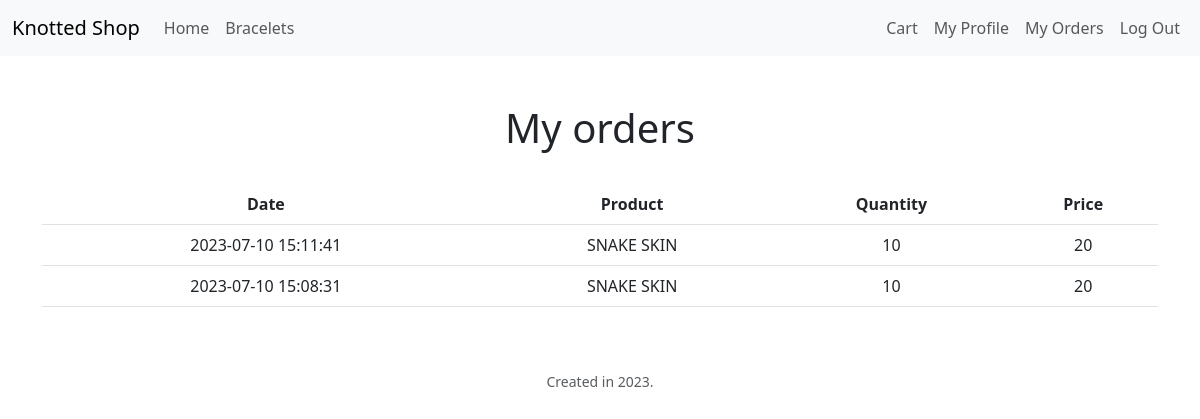
Screenshot of /order (signed in) with the database file from the repository.
### tables this page shows
CREATE TABLE order_item (
    id INTEGER PRIMARY KEY,
    order_id INTEGER,
    product_id INTEGER,
    quantity INTEGER,
    price DECIMAL,
    FOREIGN KEY (order_id) REFERENCES "order"(id),
    FOREIGN KEY (product_id) REFERENCES products(id)
);

CREATE TABLE "orders" (
id INTEGER PRIMARY KEY UNIQUE,
user_id INTEGER,
total_amount INTEGER,
status TEXT,
created_at TIMESTAMP DEFAULT CURRENT_TIMESTAMP);

CREATE TABLE products (
id INTEGER PRIMARY KEY NOT NULL UNIQUE,
name TEXT NOT NULL,
descr TEXT,
price INTEGER NOT NULL,
quantity INTEGER NOT NULL);

### app.py (the view, shortened to what this page needs)
@app.route("/order", methods=["GET", "POST"])
def order():
    conn = get_database_connection()
    cur = conn.cursor()
    if request.method == "GET":
        history = cur.execute("""SELECT orders.created_at AS order_date, products.name AS product_name, order_item.quantity AS quantity, order_item.price AS price
            FROM orders
            JOIN order_item ON orders.id = order_item.order_id
            JOIN products ON order_item.product_id = products.id
            WHERE orders.user_id = ?
            ORDER BY order_date DESC;
            """, (session['user_id'],))
        return render_template("ordered.html", history=history)

### app.py (called while the page is built)
@app.after_request
def after_request(response):
    response.headers["Cache-Control"] = "no-cache, no-store, must-revalidate"
    response.headers["Expires"] = 0
    response.headers["Pragma"] = "no-cache"
    return response

def get_database_connection():
    conn = sqlite3.connect("paracord.db")
    conn.row_factory = sqlite3.Row
    return conn

### templates/ordered.html (shortened to what this page needs)
{% extends "layout.html" %}
{% block main %}
    <h1>My orders</h1><br>
    <div class="container">
        <table class="table">
            <thead>
                <tr>
                    <th scope="col">Date</th>
                    <th scope="col">Product</th>
                    <th scope="col">Quantity</th>
                    <th scope="col">Price</th>
                </tr>
            </thead>
            <tbody>
                {% for row in history %}
                    <tr>
                        <td>{{ row['order_date'] }}</td>
                        <td>{{ row['product_name'] }}</td>
                        <td>{{ row['quantity'] }}</td>
                        <td>{{ row['price'] }}</td>
                    </tr>
                {% endfor %}
            </tbody>
        </table>
    </div>
{% endblock %}

### rows the page displays
order_item: order_date "2023-07-10 15:11:41", product_name "SNAKE SKIN", quantity "10", price "20"
order_item: order_date "2023-07-10 15:08:31", product_name "SNAKE SKIN", quantity "10", price "20"
